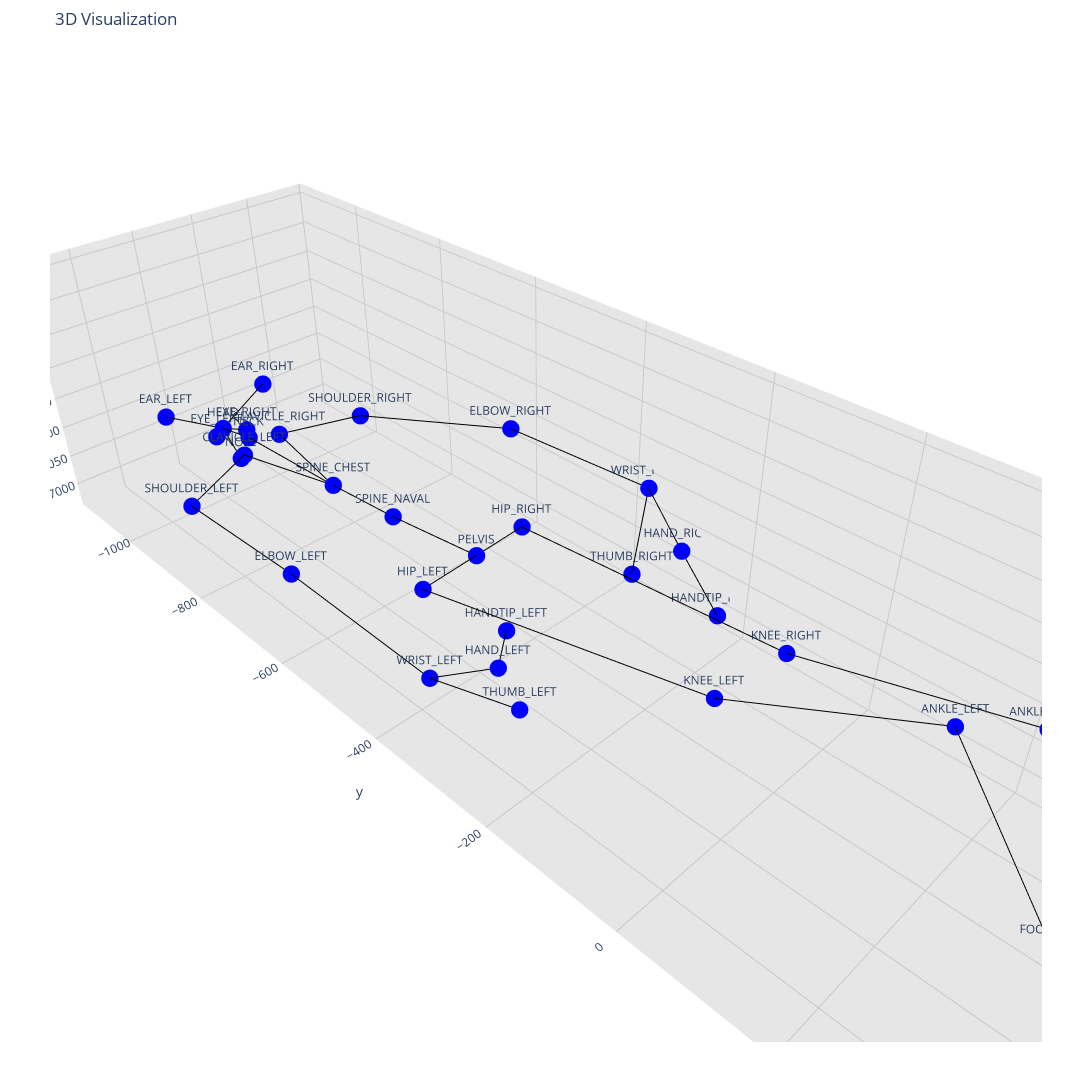

Notebook code cell kept with this figure:
### Markdown cell above
# Vizualize the skeleton graph

### Code cell
import torch
import pandas as pd
import plotly.graph_objs as go
from torch_geometric.data import Data



# Define anatomical connections as edges
edges = torch.tensor([
    [0, 2],  # FOOT_RIGHT to ANKLE_RIGHT
    [1, 3],  # FOOT_LEFT to ANKLE_LEFT
    [2, 4],  # ANKLE_RIGHT to KNEE_RIGHT
    [3, 5],  # ANKLE_LEFT to KNEE_LEFT
    [4, 6],  # KNEE_RIGHT to HIP_RIGHT
    [5, 7],  # KNEE_LEFT to HIP_LEFT
    [6, 8],  # HIP_RIGHT to PELVIS
    [7, 8],  # HIP_LEFT to PELVIS
    [8, 9],  # PELVIS to SPINE_NAVAL
    [9, 10], # SPINE_NAVAL to SPINE_CHEST
    [10, 11],# SPINE_CHEST to CLAVICLE_RIGHT
    [10, 12],# SPINE_CHEST to CLAVICLE_LEFT
    [11, 13],# CLAVICLE_RIGHT to SHOULDER_RIGHT
    [12, 14],# CLAVICLE_LEFT to SHOULDER_LEFT
    [13, 15],# SHOULDER_RIGHT to ELBOW_RIGHT
    [14, 16],# SHOULDER_LEFT to ELBOW_LEFT
    [15, 17],# ELBOW_RIGHT to WRIST_RIGHT
    [16, 18],# ELBOW_LEFT to WRIST_LEFT
    [17, 19],# WRIST_RIGHT to HAND_RIGHT
    [18, 20],# WRIST_LEFT to HAND_LEFT
    [19, 21],# HAND_RIGHT to HANDTIP_RIGHT
    [20, 22],# HAND_LEFT to HANDTIP_LEFT
    [17, 23],# HANDTIP_RIGHT to THUMB_RIGHT
    [18, 24],# HANDTIP_LEFT to THUMB_LEFT
    [10, 25],# SPINE_CHEST to NECK
    [25, 26],# NECK to HEAD
    [26, 27],
    [26, 28],
    [26, 29],
    [26, 30],
    [26, 31]
]).t().contiguous()

# List of joints in the order they appear in the DataFrame
joints = [
    'FOOT_RIGHT', 'FOOT_LEFT', 'ANKLE_RIGHT', 'ANKLE_LEFT', 'KNEE_RIGHT', 'KNEE_LEFT',
    'HIP_RIGHT', 'HIP_LEFT', 'PELVIS', 'SPINE_NAVAL', 'SPINE_CHEST',
    'CLAVICLE_RIGHT', 'CLAVICLE_LEFT', 'SHOULDER_RIGHT', 'SHOULDER_LEFT',
    'ELBOW_RIGHT', 'ELBOW_LEFT', 'WRIST_RIGHT', 'WRIST_LEFT', 'HAND_RIGHT',
    'HAND_LEFT', 'HANDTIP_RIGHT', 'HANDTIP_LEFT', 'THUMB_RIGHT', 'THUMB_LEFT',
    'NECK', 'HEAD', 'NOSE', 'EYE_LEFT', 'EAR_LEFT', 'EYE_RIGHT', 'EAR_RIGHT'
]

# Function to extract node features and create a Data object
def create_data_object_vis(row):
    node_features = []
    node_positions = []  # Store (x, y, z) positions separately for Plotly visualization

    for joint in joints:
        x = row[f'{joint}_X']
        y = row[f'{joint}_Y']
        z = row[f'{joint}_Z']
        node_features.append([x, y, z])
        node_positions.append((x, y, z))  # Save position for each joint

    node_features = torch.tensor(node_features, dtype=torch.float)

    # Extract label (assuming 'frailty' is the target column)
    label = torch.tensor([row['QoR_class']], dtype=torch.float)

    # Create the Data object
    data = Data(x=node_features, edge_index=edges, y=label)

    return data, node_positions

# Function to plot the graph using Plotly
def plot_graph(node_positions):
    # Extract x, y, z coordinates from node_positions
    x_coords = [pos[0] for pos in node_positions]
    y_coords = [pos[1] for pos in node_positions]
    z_coords = [pos[2] for pos in node_positions]

    # Create edges for Plotly
    edge_x = []
    edge_y = []
    edge_z = []
    for edge in edges.t().tolist():
        x0, y0, z0 = node_positions[edge[0]]
        x1, y1, z1 = node_positions[edge[1]]
        edge_x.extend([x0, x1, None])
        edge_y.extend([y0, y1, None])
        edge_z.extend([z0, z1, None])

    # Plot the edges
    edge_trace = go.Scatter3d(
        x=edge_x, y=edge_y, z=edge_z,
        mode='lines',
        line=dict(color='black', width=2),
        hoverinfo='none'
    )

    # Plot the nodes with joint names
    node_trace = go.Scatter3d(
        x=x_coords, y=y_coords, z=z_coords,
        mode='markers+text',
        marker=dict(size=6, color='blue'),
        text=joints,  # Use the joint names as text labels
        hoverinfo='text'
    )

    # Create the figure with gridlines and joint names
    fig = go.Figure(
    data=[edge_trace, node_trace],
    layout=go.Layout(
        title='3D Visualization',
        width=2200,  # Increase width
        height=1200,  # Increase height
        showlegend=False,
        scene=dict(
            xaxis=dict(
                showbackground=True,
                backgroundcolor="rgb(230, 230, 230)",
                gridcolor="rgb(200, 200, 200)",
                showgrid=True,
                zerolinecolor="rgb(200, 200, 200)",
            ),
            yaxis=dict(
                showbackground=True,
                backgroundcolor="rgb(230, 230, 230)",
                gridcolor="rgb(200, 200, 200)",
                showgrid=True,
                zerolinecolor="rgb(200, 200, 200)",
            ),
            zaxis=dict(
                showbackground=True,
                backgroundcolor="rgb(230, 230, 230)",
                gridcolor="rgb(200, 200, 200)",
                showgrid=True,
                zerolinecolor="rgb(200, 200, 200)",
            ),
        ),
        margin=dict(l=50, r=50, b=50, t=50),))

    fig.show()



#df_clean
#single_row = df.iloc[3]

single_row = df_clean.iloc[3]
data, node_positions = create_data_object_vis(single_row)

plot_graph(node_positions)

### Figure 1 — Plotly figure (JSON) as saved in the notebook; plotly's stock layout.template omitted (floating-point values rounded to 4 significant figures)
{"data": [{"hoverinfo": "none", "line": {"color": "black", "width": 2}, "mode": "lines", "type": "scatter3d", "x": [-12.52, -33.53, null, 108.4, 72.46, null, -33.53, -131.7, null, 72.46, -12.4, null, -131.7, -85.62, null, -12.4, 79.04, null, -85.62, -7.547, null, 79.04, -7.547, null, -7.547, -9.693, null, -9.693, -10.94, null, -10.94, -40.1, null, -10.94, 23.29, null, -40.1, -155.4, null, 23.29, 146.9, null, -155.4, -234.9, null, 146.9, 160.4, null, -234.9, -288.4, null, 160.4, 112.1, null, -288.4, -276.6, null, 112.1, 65.7, null, -276.6, -281.5, null, 65.7, -9.23, null, -288.4, -233.2, null, 112.1, 77.55, null, -10.94, -8.139, null, -8.139, -8.946, null, -8.946, -73.01, null, -8.946, -50.78, null, -8.946, 38.08, null, -8.946, -94.59, null, -8.946, -100.6, null], "y": [416.1, 284.4, null, 374.3, 247.2, null, 284.4, -29.52, null, 247.2, -37.56, null, -29.52, -406.9, null, -37.56, -407.4, null, -406.9, -407.1, null, -407.4, -407.1, null, -407.1, -575.4, null, -575.4, -710.7, null, -710.7, -883.4, null, -710.7, -882.9, null, -883.4, -834.9, null, -882.9, -826.6, null, -834.9, -584.0, null, -826.6, -565.4, null, -584.0, -368.9, null, -565.4, -364.1, null, -368.9, -296.1, null, -364.1, -291.9, null, -296.1, -230.9, null, -291.9, -357.5, null, -368.9, -344.8, null, -364.1, -243.8, null, -710.7, -917.3, null, -917.3, -993.5, null, -993.5, -1071.0, null, -993.5, -1099.0, null, -993.5, -1081.0, null, -993.5, -1076.0, null, -993.5, -1013.0, null], "z": [7208.0, 7303.0, null, 7233.0, 7353.0, null, 7303.0, 7138.0, null, 7353.0, 7143.0, null, 7138.0, 7149.0, null, 7143.0, 7138.0, null, 7149.0, 7144.0, null, 7138.0, 7144.0, null, 7144.0, 7121.0, null, 7121.0, 7109.0, null, 7109.0, 7109.0, null, 7109.0, 7100.0, null, 7109.0, 7115.0, null, 7100.0, 7094.0, null, 7115.0, 7161.0, null, 7094.0, 7121.0, null, 7161.0, 7134.0, null, 7121.0, 7045.0, null, 7134.0, 7071.0, null, 7045.0, 7077.0, null, 7071.0, 6994.0, null, 7077.0, 7052.0, null, 7134.0, 7030.0, null, 7045.0, 7050.0, null, 7109.0, 7103.0, null, 7103.0, 7088.0, null, 7088.0, 6973.0, null, 7088.0, 7012.0, null, 7088.0, 7092.0, null, 7088.0, 7017.0, null, 7088.0, 7123.0, null]}, {"hoverinfo": "text", "marker": {"color": "blue", "size": 6}, "mode": "markers+text", "text": ["FOOT_RIGHT", "FOOT_LEFT", "ANKLE_RIGHT", "ANKLE_LEFT", "KNEE_RIGHT", "KNEE_LEFT", "HIP_RIGHT", "HIP_LEFT", "PELVIS", "SPINE_NAVAL", "SPINE_CHEST", "CLAVICLE_RIGHT", "CLAVICLE_LEFT", "SHOULDER_RIGHT", "SHOULDER_LEFT", "ELBOW_RIGHT", "ELBOW_LEFT", "WRIST_RIGHT", "WRIST_LEFT", "HAND_RIGHT", "HAND_LEFT", "HANDTIP_RIGHT", "HANDTIP_LEFT", "THUMB_RIGHT", "THUMB_LEFT", "NECK", "HEAD", "NOSE", "EYE_LEFT", "EAR_LEFT", "EYE_RIGHT", "EAR_RIGHT"], "type": "scatter3d", "x": [-12.52, 108.4, -33.53, 72.46, -131.7, -12.4, -85.62, 79.04, -7.547, -9.693, -10.94, -40.1, 23.29, -155.4, 146.9, -234.9, 160.4, -288.4, 112.1, -276.6, 65.7, -281.5, -9.23, -233.2, 77.55, -8.139, -8.946, -73.01, -50.78, 38.08, -94.59, -100.6], "y": [416.1, 374.3, 284.4, 247.2, -29.52, -37.56, -406.9, -407.4, -407.1, -575.4, -710.7, -883.4, -882.9, -834.9, -826.6, -584.0, -565.4, -368.9, -364.1, -296.1, -291.9, -230.9, -357.5, -344.8, -243.8, -917.3, -993.5, -1071.0, -1099.0, -1081.0, -1076.0, -1013.0], "z": [7208.0, 7233.0, 7303.0, 7353.0, 7138.0, 7143.0, 7149.0, 7138.0, 7144.0, 7121.0, 7109.0, 7109.0, 7100.0, 7115.0, 7094.0, 7161.0, 7121.0, 7134.0, 7045.0, 7071.0, 7077.0, 6994.0, 7052.0, 7030.0, 7050.0, 7103.0, 7088.0, 6973.0, 7012.0, 7092.0, 7017.0, 7123.0]}], "layout": {"height": 1200, "margin": {"b": 50, "l": 50, "r": 50, "t": 50}, "scene": {"xaxis": {"backgroundcolor": "rgb(230, 230, 230)", "gridcolor": "rgb(200, 200, 200)", "showbackground": true, "showgrid": true, "zerolinecolor": "rgb(200, 200, 200)"}, "yaxis": {"backgroundcolor": "rgb(230, 230, 230)", "gridcolor": "rgb(200, 200, 200)", "showbackground": true, "showgrid": true, "zerolinecolor": "rgb(200, 200, 200)"}, "zaxis": {"backgroundcolor": "rgb(230, 230, 230)", "gridcolor": "rgb(200, 200, 200)", "showbackground": true, "showgrid": true, "zerolinecolor": "rgb(200, 200, 200)"}}, "showlegend": false, "title": {"text": "3D Visualization"}, "width": 2200}}
